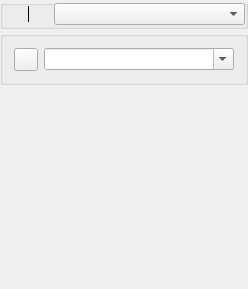
<?xml version="1.0" encoding="UTF-8"?>
<ui version="4.0">
 <class>ObjectManipulator_q</class>
 <widget class="QWidget" name="ObjectManipulator_q">
  <property name="enabled">
   <bool>true</bool>
  </property>
  <property name="geometry">
   <rect>
    <x>0</x>
    <y>0</y>
    <width>248</width>
    <height>289</height>
   </rect>
  </property>
  <property name="sizePolicy">
   <sizepolicy hsizetype="Preferred" vsizetype="Expanding">
    <horstretch>0</horstretch>
    <verstretch>0</verstretch>
   </sizepolicy>
  </property>
  <property name="windowTitle">
   <string>Tree of Objects</string>
  </property>
  <layout class="QGridLayout">
   <property name="margin">
    <number>0</number>
   </property>
   <property name="spacing">
    <number>2</number>
   </property>
   <item row="2" column="0">
    <widget class="QStackedWidget" name="widgetStack">
     <widget class="QWidget" name="page">
      <property name="palette">
       <palette>
        <active>
         <colorrole role="Text">
          <brush brushstyle="SolidPattern">
           <color alpha="255">
            <red>0</red>
            <green>0</green>
            <blue>0</blue>
           </color>
          </brush>
         </colorrole>
        </active>
        <inactive>
         <colorrole role="Text">
          <brush brushstyle="SolidPattern">
           <color alpha="255">
            <red>0</red>
            <green>0</green>
            <blue>0</blue>
           </color>
          </brush>
         </colorrole>
        </inactive>
        <disabled>
         <colorrole role="Text">
          <brush brushstyle="SolidPattern">
           <color alpha="255">
            <red>69</red>
            <green>69</green>
            <blue>69</blue>
           </color>
          </brush>
         </colorrole>
        </disabled>
       </palette>
      </property>
     </widget>
    </widget>
   </item>
   <item row="0" column="0">
    <widget class="QGroupBox" name="buttonGroup1">
     <property name="sizePolicy">
      <sizepolicy hsizetype="Preferred" vsizetype="Fixed">
       <horstretch>0</horstretch>
       <verstretch>0</verstretch>
      </sizepolicy>
     </property>
     <property name="styleSheet">
      <string notr="true">
QGroupBox {
	margin-top: 1ex;
    padding: 0px;
}

QComboBox {
	margin-top: 0px;
    padding: 0px;
}
</string>
     </property>
     <layout class="QGridLayout">
      <property name="margin">
       <number>2</number>
      </property>
      <property name="spacing">
       <number>0</number>
      </property>
      <item row="0" column="0">
       <widget class="QToolButton" name="backButton">
        <property name="toolTip">
         <string>Back</string>
        </property>
        <property name="whatsThis">
         <string>Go back to the previous object</string>
        </property>
        <property name="text">
         <string/>
        </property>
        <property name="icon">
         <iconset resource="MainRes.qrc">
          <normaloff>:/Icons/Return</normaloff>:/Icons/Return</iconset>
        </property>
        <property name="autoRaise">
         <bool>true</bool>
        </property>
       </widget>
      </item>
      <item row="0" column="1">
       <widget class="Line" name="line1">
        <property name="sizePolicy">
         <sizepolicy hsizetype="Fixed" vsizetype="Minimum">
          <horstretch>0</horstretch>
          <verstretch>0</verstretch>
         </sizepolicy>
        </property>
        <property name="maximumSize">
         <size>
          <width>32767</width>
          <height>16</height>
         </size>
        </property>
        <property name="frameShape">
         <enum>QFrame::VLine</enum>
        </property>
        <property name="frameShadow">
         <enum>QFrame::Plain</enum>
        </property>
        <property name="lineWidth">
         <number>1</number>
        </property>
        <property name="orientation">
         <enum>Qt::Vertical</enum>
        </property>
       </widget>
      </item>
      <item row="0" column="3">
       <widget class="QComboBox" name="libs">
        <property name="sizePolicy">
         <sizepolicy hsizetype="Expanding" vsizetype="Fixed">
          <horstretch>0</horstretch>
          <verstretch>0</verstretch>
         </sizepolicy>
        </property>
        <property name="styleSheet">
         <string notr="true">QComboBox { padding: 2px;}
</string>
        </property>
       </widget>
      </item>
      <item row="0" column="2">
       <widget class="QToolButton" name="newButton">
        <property name="toolTip">
         <string>New Object</string>
        </property>
        <property name="whatsThis">
         <string>Create New Object</string>
        </property>
        <property name="icon">
         <iconset resource="MainRes.qrc">
          <normaloff>:/Icons/newobject_25.png</normaloff>:/Icons/newobject_25.png</iconset>
        </property>
        <property name="autoRaise">
         <bool>true</bool>
        </property>
       </widget>
      </item>
     </layout>
    </widget>
   </item>
   <item row="1" column="0">
    <widget class="QGroupBox" name="groupBox">
     <property name="title">
      <string/>
     </property>
     <layout class="QHBoxLayout" name="horizontalLayout">
      <item>
       <widget class="QToolButton" name="clearFilter">
        <property name="text">
         <string/>
        </property>
        <property name="icon">
         <iconset resource="MainRes.qrc">
          <normaloff>:/Icons/close.png</normaloff>:/Icons/close.png</iconset>
        </property>
       </widget>
      </item>
      <item>
       <widget class="QComboBox" name="filter">
        <property name="editable">
         <bool>true</bool>
        </property>
       </widget>
      </item>
     </layout>
    </widget>
   </item>
  </layout>
 </widget>
 <layoutdefault spacing="6" margin="11"/>
 <resources>
  <include location="MainRes.qrc"/>
 </resources>
 <connections>
  <connection>
   <sender>libs</sender>
   <signal>activated(int)</signal>
   <receiver>ObjectManipulator_q</receiver>
   <slot>libChanged(int)</slot>
   <hints>
    <hint type="sourcelabel">
     <x>74</x>
     <y>31</y>
    </hint>
    <hint type="destinationlabel">
     <x>20</x>
     <y>20</y>
    </hint>
   </hints>
  </connection>
  <connection>
   <sender>backButton</sender>
   <signal>clicked()</signal>
   <receiver>ObjectManipulator_q</receiver>
   <slot>back()</slot>
   <hints>
    <hint type="sourcelabel">
     <x>20</x>
     <y>20</y>
    </hint>
    <hint type="destinationlabel">
     <x>20</x>
     <y>20</y>
    </hint>
   </hints>
  </connection>
  <connection>
   <sender>newButton</sender>
   <signal>clicked()</signal>
   <receiver>ObjectManipulator_q</receiver>
   <slot>newObject()</slot>
   <hints>
    <hint type="sourcelabel">
     <x>50</x>
     <y>30</y>
    </hint>
    <hint type="destinationlabel">
     <x>20</x>
     <y>20</y>
    </hint>
   </hints>
  </connection>
  <connection>
   <sender>widgetStack</sender>
   <signal>currentChanged(int)</signal>
   <receiver>ObjectManipulator_q</receiver>
   <slot>currentTreePageChanged(int)</slot>
   <hints>
    <hint type="sourcelabel">
     <x>20</x>
     <y>104</y>
    </hint>
    <hint type="destinationlabel">
     <x>20</x>
     <y>20</y>
    </hint>
   </hints>
  </connection>
  <connection>
   <sender>clearFilter</sender>
   <signal>clicked()</signal>
   <receiver>filter</receiver>
   <slot>clearEditText()</slot>
   <hints>
    <hint type="sourcelabel">
     <x>33</x>
     <y>59</y>
    </hint>
    <hint type="destinationlabel">
     <x>69</x>
     <y>59</y>
    </hint>
   </hints>
  </connection>
 </connections>
</ui>
